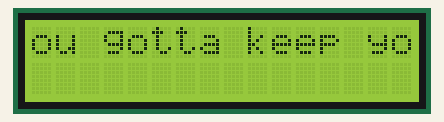
Bench run of a sketch on a simulated Arduino Uno, built with avr-gcc and run on an emulated ATmega328P. On the bench: 16×2 character LCD.

Above: at 0.1 s.
At 4.6 s:
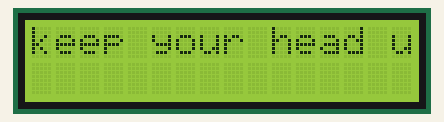
At 9.6 s:
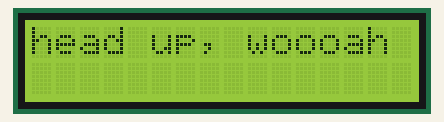
At 19.6 s:
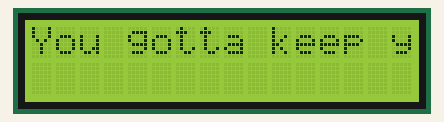
At 29.1 s:
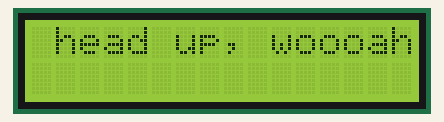
At 39.1 s:
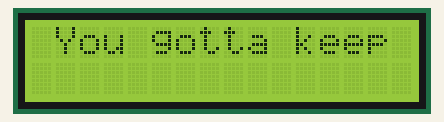

The sketch:

Main.ino
```cpp
#include <LiquidCrystal.h>

LiquidCrystal lcd(12, 11, 5, 4, 3, 2);

void setup() {
  lcd.begin(16, 2);
  lcd.print("You gotta keep your head up, woooah");
}

void loop() {
  lcd.scrollDisplayLeft();
  delay(500);
}
```

Measured:
- what the display in image 1 shows lasts 0.5 s, from 4.6 s to 5.1 s
